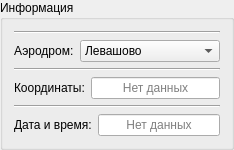
     <widget class="QGroupBox" name="groupBoxInformation">
      <property name="maximumSize">
       <size>
        <width>280</width>
        <height>16777215</height>
       </size>
      </property>
      <property name="styleSheet">
       <string notr="true">font: 10pt &quot;MS Shell Dlg 2&quot;;</string>
      </property>
      <property name="title">
       <string>Информация</string>
      </property>
      <layout class="QVBoxLayout" name="verticalLayout_2">
       <item>
        <widget class="Line" name="line_7">
         <property name="orientation">
          <enum>Qt::Horizontal</enum>
         </property>
        </widget>
       </item>
       <item>
        <layout class="QHBoxLayout" name="horizontalLayout_16">
         <item>
          <widget class="QLabel" name="labelAirfield">
           <property name="text">
            <string>Аэродром:</string>
           </property>
          </widget>
         </item>
         <item>
          <widget class="QComboBox" name="comboBoxAirfield">
           <property name="minimumSize">
            <size>
             <width>140</width>
             <height>0</height>
            </size>
           </property>
           <property name="maximumSize">
            <size>
             <width>140</width>
             <height>16777215</height>
            </size>
           </property>
           <property name="currentIndex">
            <number>2</number>
           </property>
           <item>
            <property name="text">
             <string>Пушкин</string>
            </property>
           </item>
           <item>
            <property name="text">
             <string>Громово</string>
            </property>
           </item>
           <item>
            <property name="text">
             <string>Левашово</string>
            </property>
           </item>
          </widget>
         </item>
        </layout>
       </item>
       <item>
        <widget class="Line" name="line">
         <property name="orientation">
          <enum>Qt::Horizontal</enum>
         </property>
        </widget>
       </item>
       <item>
        <layout class="QHBoxLayout" name="horizontalLayout_18">
         <item>
          <widget class="QLabel" name="labelCoordinates">
           <property name="text">
            <string>Координаты:</string>
           </property>
          </widget>
         </item>
         <item>
          <widget class="QLineEdit" name="lineEditCoordinates">
           <property name="maximumSize">
            <size>
             <width>140</width>
             <height>16777215</height>
            </size>
           </property>
           <property name="focusPolicy">
            <enum>Qt::NoFocus</enum>
           </property>
           <property name="toolTip">
            <string>Координаты GPS/ГЛОНАСС</string>
           </property>
           <property name="alignment">
            <set>Qt::AlignCenter</set>
           </property>
           <property name="readOnly">
            <bool>true</bool>
           </property>
           <property name="placeholderText">
            <string>Нет данных</string>
           </property>
          </widget>
         </item>
        </layout>
       </item>
       <item>
        <widget class="Line" name="line_8">
         <property name="orientation">
          <enum>Qt::Horizontal</enum>
         </property>
        </widget>
       </item>
       <item>
        <layout class="QHBoxLayout" name="horizontalLayout_19">
         <item>
          <widget class="QLabel" name="labelDateTime">
           <property name="text">
            <string>Дата и время:</string>
           </property>
          </widget>
         </item>
         <item>
          <widget class="QLineEdit" name="lineEditDateTime">
           <property name="maximumSize">
            <size>
             <width>140</width>
             <height>16777215</height>
            </size>
           </property>
           <property name="focusPolicy">
            <enum>Qt::NoFocus</enum>
           </property>
           <property name="alignment">
            <set>Qt::AlignCenter</set>
           </property>
           <property name="readOnly">
            <bool>true</bool>
           </property>
           <property name="placeholderText">
            <string>Нет данных</string>
           </property>
          </widget>
         </item>
        </layout>
       </item>
      </layout>
     </widget>
